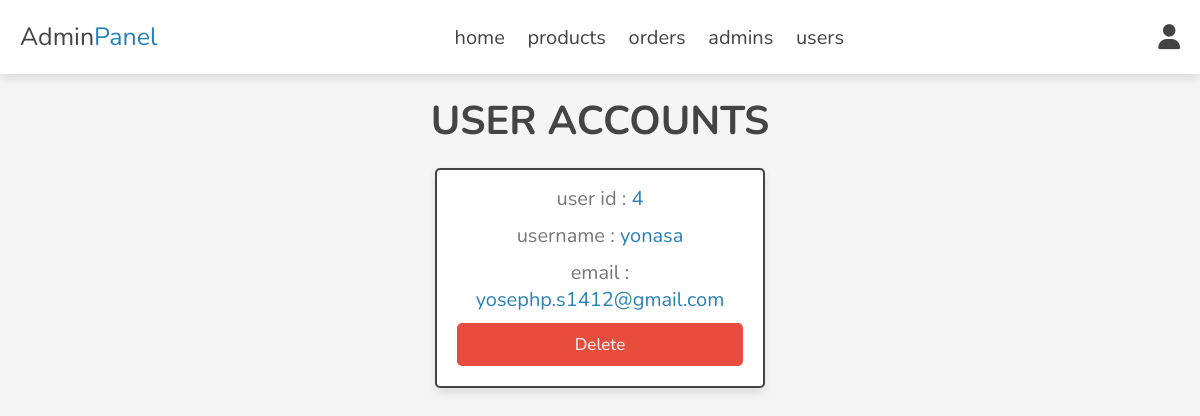
Screenshot of /admin/users_accounts.php (signed in) with the database file from the repository.
### tables this page shows
CREATE TABLE `users` (
  `id` int(100) NOT NULL,
  `name` varchar(20) NOT NULL,
  `email` varchar(50) NOT NULL,
  `password` varchar(50) NOT NULL
);

### admin/users_accounts.php (the view, shortened to what this page needs)
<?php
include '../components/connect.php';
?>
<!DOCTYPE html>
<html lang="en">
<head>
   <link rel="stylesheet" href="https://cdnjs.cloudflare.com/ajax/libs/font-awesome/6.1.1/css/all.min.css">
   <link rel="stylesheet" href="../css/admin_style.css">
</head>
<body>
<?php include '../components/admin_header.php'; ?>
<section class="accounts">
   <h1 class="heading">user accounts</h1>
   <div class="box-container">
   <?php
      $select_accounts = $conn->prepare("SELECT * FROM `users`");
      $select_accounts->execute();
      if($select_accounts->rowCount() > 0){
         while($fetch_accounts = $select_accounts->fetch(PDO::FETCH_ASSOC)){
   ?>
   <div class="box">
      <p> user id : <span><?= $fetch_accounts['id']; ?></span> </p>
      <p> username : <span><?= $fetch_accounts['name']; ?></span> </p>
      <p> email : <span><?= $fetch_accounts['email']; ?></span> </p>
      <a href="users_accounts.php?delete=<?= $fetch_accounts['id']; ?>" onclick="return confirm('delete this account? the user related information will also be delete!')" class="delete-btn">delete</a>
   </div>
   <?php
         }
      }else{
         echo '<p class="empty">no accounts available!</p>';
      }
   ?>
   </div>
</section>
</body>
</html>

### css/admin_style.css (style rules this page uses)
:root { --main-color:#2980b9; --orange:#f39c12; --red:#e74c3c; --black:#444; --white:#fff; --light-color:#777; --light-bg:#f5f5f5; --border:.2rem solid var(--black); --box-shadow:0 .5rem 1rem rgba(0,0,0,.1); }
* { font-family: 'Nunito', sans-serif; margin:0; padding:0; box-sizing: border-box; outline: none; border:none; text-decoration: none; }
html { font-size: 62.5%; overflow-x: hidden; }
body { background-color: var(--light-bg); }
section { padding:2rem; max-width: 1200px; margin:0 auto; }
.heading { font-size: 4rem; color:var(--black); margin-bottom: 2rem; text-align: center; text-transform: uppercase; }
.btn, .delete-btn, .option-btn { display: block; width: 100%; margin-top: 1rem; border-radius: .5rem; padding:1rem 3rem; font-size: 1.7rem; text-transform: capitalize; color:var(--white); cursor: pointer; text-align: center; }
.delete-btn { background-color: var(--red); }
.accounts .box-container { display: grid; grid-template-columns: repeat(auto-fit, 33rem); gap:1.5rem; align-items: flex-start; justify-content: center; }
.accounts .box-container .box { padding:2rem; padding-top: .5rem; border-radius: .5rem; text-align: center; border:var(--border); background-color: var(--white); box-shadow: var(--box-shadow); }
.accounts .box-container .box p { font-size: 2rem; color:var(--light-color); margin: 1rem 0; }
.accounts .box-container .box p span { color:var(--main-color); }

### rows the page displays
users: id "4", name "yonasa", email "yosephp.s1412@gmail.com"
